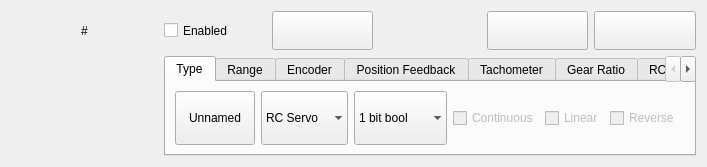
<?xml version="1.0" encoding="UTF-8"?>
<ui version="4.0">
 <class>ArduMYActuatorWidget</class>
 <widget class="QWidget" name="ArduMYActuatorWidget">
  <property name="geometry">
   <rect>
    <x>0</x>
    <y>0</y>
    <width>707</width>
    <height>167</height>
   </rect>
  </property>
  <property name="sizePolicy">
   <sizepolicy hsizetype="Minimum" vsizetype="Minimum">
    <horstretch>0</horstretch>
    <verstretch>0</verstretch>
   </sizepolicy>
  </property>
  <property name="windowTitle">
   <string>Form</string>
  </property>
  <layout class="QGridLayout" name="gridLayout">
   <item row="0" column="0">
    <widget class="QLabel" name="labelID">
     <property name="sizePolicy">
      <sizepolicy hsizetype="Minimum" vsizetype="Minimum">
       <horstretch>0</horstretch>
       <verstretch>0</verstretch>
      </sizepolicy>
     </property>
     <property name="minimumSize">
      <size>
       <width>40</width>
       <height>0</height>
      </size>
     </property>
     <property name="text">
      <string>#</string>
     </property>
     <property name="alignment">
      <set>Qt::AlignCenter</set>
     </property>
    </widget>
   </item>
   <item row="0" column="1">
    <layout class="QHBoxLayout" name="horizontalLayout">
     <item>
      <widget class="QCheckBox" name="checkBoxEnabled">
       <property name="sizePolicy">
        <sizepolicy hsizetype="Minimum" vsizetype="Minimum">
         <horstretch>0</horstretch>
         <verstretch>0</verstretch>
        </sizepolicy>
       </property>
       <property name="text">
        <string>Enabled</string>
       </property>
      </widget>
     </item>
     <item>
      <widget class="QPushButton" name="pushButtonCenter">
       <property name="sizePolicy">
        <sizepolicy hsizetype="Minimum" vsizetype="Minimum">
         <horstretch>0</horstretch>
         <verstretch>0</verstretch>
        </sizepolicy>
       </property>
       <property name="toolTip">
        <string>Center Actuator</string>
       </property>
       <property name="text">
        <string/>
       </property>
       <property name="icon">
        <iconset>
         <normaloff>:/icons/center.svg</normaloff>:/icons/center.svg</iconset>
       </property>
      </widget>
     </item>
     <item>
      <widget class="NumberEntry" name="numberEntryActuatorPosition" native="true">
       <property name="sizePolicy">
        <sizepolicy hsizetype="Minimum" vsizetype="Minimum">
         <horstretch>0</horstretch>
         <verstretch>0</verstretch>
        </sizepolicy>
       </property>
       <property name="minimumSize">
        <size>
         <width>50</width>
         <height>0</height>
        </size>
       </property>
      </widget>
     </item>
     <item>
      <widget class="QPushButton" name="pushButtonConfigure">
       <property name="sizePolicy">
        <sizepolicy hsizetype="Minimum" vsizetype="Minimum">
         <horstretch>0</horstretch>
         <verstretch>0</verstretch>
        </sizepolicy>
       </property>
       <property name="minimumSize">
        <size>
         <width>40</width>
         <height>0</height>
        </size>
       </property>
       <property name="text">
        <string/>
       </property>
       <property name="icon">
        <iconset>
         <normaloff>:/icons/settings.svg</normaloff>:/icons/settings.svg</iconset>
       </property>
       <property name="checkable">
        <bool>true</bool>
       </property>
      </widget>
     </item>
     <item>
      <widget class="QPushButton" name="pushButtonDelete">
       <property name="sizePolicy">
        <sizepolicy hsizetype="Minimum" vsizetype="Minimum">
         <horstretch>0</horstretch>
         <verstretch>0</verstretch>
        </sizepolicy>
       </property>
       <property name="minimumSize">
        <size>
         <width>32</width>
         <height>32</height>
        </size>
       </property>
       <property name="text">
        <string/>
       </property>
       <property name="icon">
        <iconset>
         <normaloff>:/icons/trash.svg</normaloff>:/icons/trash.svg</iconset>
       </property>
      </widget>
     </item>
    </layout>
   </item>
   <item row="1" column="1">
    <widget class="QTabWidget" name="tabWidget">
     <property name="sizePolicy">
      <sizepolicy hsizetype="Minimum" vsizetype="Minimum">
       <horstretch>0</horstretch>
       <verstretch>0</verstretch>
      </sizepolicy>
     </property>
     <property name="currentIndex">
      <number>0</number>
     </property>
     <widget class="QWidget" name="tabType">
      <property name="sizePolicy">
       <sizepolicy hsizetype="Minimum" vsizetype="Minimum">
        <horstretch>0</horstretch>
        <verstretch>0</verstretch>
       </sizepolicy>
      </property>
      <attribute name="title">
       <string>Type</string>
      </attribute>
      <layout class="QGridLayout" name="gridLayout_3">
       <item row="0" column="0">
        <widget class="QPushButton" name="pushButtonName">
         <property name="sizePolicy">
          <sizepolicy hsizetype="Minimum" vsizetype="Minimum">
           <horstretch>0</horstretch>
           <verstretch>0</verstretch>
          </sizepolicy>
         </property>
         <property name="toolTip">
          <string>Click to change the name of this actuator</string>
         </property>
         <property name="text">
          <string>Unnamed</string>
         </property>
        </widget>
       </item>
       <item row="0" column="6">
        <spacer name="horizontalSpacer">
         <property name="sizePolicy">
          <sizepolicy hsizetype="Expanding" vsizetype="Minimum">
           <horstretch>0</horstretch>
           <verstretch>0</verstretch>
          </sizepolicy>
         </property>
         <property name="orientation">
          <enum>Qt::Horizontal</enum>
         </property>
         <property name="sizeType">
          <enum>QSizePolicy::Expanding</enum>
         </property>
         <property name="sizeHint" stdset="0">
          <size>
           <width>5</width>
           <height>5</height>
          </size>
         </property>
        </spacer>
       </item>
       <item row="0" column="1">
        <widget class="QComboBox" name="comboBoxActuatorType">
         <property name="sizePolicy">
          <sizepolicy hsizetype="Minimum" vsizetype="Minimum">
           <horstretch>0</horstretch>
           <verstretch>0</verstretch>
          </sizepolicy>
         </property>
         <property name="frame">
          <bool>false</bool>
         </property>
         <item>
          <property name="text">
           <string>RC Servo</string>
          </property>
          <property name="icon">
           <iconset>
            <normaloff>:/icons/rc_servo.svg</normaloff>:/icons/rc_servo.svg</iconset>
          </property>
         </item>
         <item>
          <property name="text">
           <string>DC Motor</string>
          </property>
          <property name="icon">
           <iconset>
            <normaloff>:/icons/dc_motor.svg</normaloff>:/icons/dc_motor.svg</iconset>
          </property>
         </item>
         <item>
          <property name="text">
           <string>Step Motor</string>
          </property>
          <property name="icon">
           <iconset>
            <normaloff>:/icons/stepper_motor.svg</normaloff>:/icons/stepper_motor.svg</iconset>
          </property>
         </item>
         <item>
          <property name="text">
           <string>Relay</string>
          </property>
          <property name="icon">
           <iconset>
            <normaloff>:/icons/relay.svg</normaloff>:/icons/relay.svg</iconset>
          </property>
         </item>
        </widget>
       </item>
       <item row="0" column="2">
        <widget class="QComboBox" name="comboBoxActuatorRepresentation">
         <property name="sizePolicy">
          <sizepolicy hsizetype="Minimum" vsizetype="Minimum">
           <horstretch>0</horstretch>
           <verstretch>0</verstretch>
          </sizepolicy>
         </property>
         <property name="frame">
          <bool>false</bool>
         </property>
         <item>
          <property name="text">
           <string extracomment="This is analogous to a switch that can be either ON or OFF.">1 bit bool</string>
          </property>
          <property name="icon">
           <iconset>
            <normaloff>:/icons/bit.svg</normaloff>:/icons/bit.svg</iconset>
          </property>
         </item>
         <item>
          <property name="text">
           <string extracomment="This allows lowest level of gradient. Good for multi-state applications (selecting one of several values).">8 bit char</string>
          </property>
          <property name="icon">
           <iconset>
            <normaloff>:/icons/byte.svg</normaloff>:/icons/byte.svg</iconset>
          </property>
         </item>
         <item>
          <property name="text">
           <string extracomment="Great balance between resolution and bandwidth. Recommended for RC servos.">16 bit short</string>
          </property>
          <property name="icon">
           <iconset>
            <normaloff>:/icons/word.svg</normaloff>:/icons/word.svg</iconset>
          </property>
         </item>
         <item>
          <property name="text">
           <string extracomment=" Not recommended unless you really know you need it.">32 bit int</string>
          </property>
          <property name="icon">
           <iconset>
            <normaloff>:/icons/double_word.svg</normaloff>:/icons/double_word.svg</iconset>
          </property>
         </item>
         <item>
          <property name="text">
           <string extracomment="For extreme resolution applications. Not recommended unless you really know you need it.">64 bit int</string>
          </property>
          <property name="icon">
           <iconset>
            <normaloff>:/icons/quad_word.svg</normaloff>:/icons/quad_word.svg</iconset>
          </property>
         </item>
         <item>
          <property name="text">
           <string extracomment="For high resolution and high range application. Not recommended unless you really know you need it.">float</string>
          </property>
          <property name="icon">
           <iconset>
            <normaloff>:/icons/float.svg</normaloff>:/icons/float.svg</iconset>
          </property>
         </item>
         <item>
          <property name="text">
           <string extracomment="For extreme resolution and extreme range. Not recommended unless you really know you need it.">double float</string>
          </property>
          <property name="icon">
           <iconset>
            <normaloff>:/icons/double_float.svg</normaloff>:/icons/double_float.svg</iconset>
          </property>
         </item>
        </widget>
       </item>
       <item row="0" column="3">
        <widget class="QCheckBox" name="checkBoxContinuous">
         <property name="enabled">
          <bool>false</bool>
         </property>
         <property name="sizePolicy">
          <sizepolicy hsizetype="Minimum" vsizetype="Minimum">
           <horstretch>0</horstretch>
           <verstretch>0</verstretch>
          </sizepolicy>
         </property>
         <property name="text">
          <string>Continuous</string>
         </property>
        </widget>
       </item>
       <item row="0" column="4">
        <widget class="QCheckBox" name="checkBoxLinear">
         <property name="enabled">
          <bool>false</bool>
         </property>
         <property name="sizePolicy">
          <sizepolicy hsizetype="Minimum" vsizetype="Minimum">
           <horstretch>0</horstretch>
           <verstretch>0</verstretch>
          </sizepolicy>
         </property>
         <property name="text">
          <string>Linear</string>
         </property>
        </widget>
       </item>
       <item row="0" column="5">
        <widget class="QCheckBox" name="checkBox">
         <property name="enabled">
          <bool>false</bool>
         </property>
         <property name="sizePolicy">
          <sizepolicy hsizetype="Minimum" vsizetype="Minimum">
           <horstretch>0</horstretch>
           <verstretch>0</verstretch>
          </sizepolicy>
         </property>
         <property name="text">
          <string>Reverse</string>
         </property>
         <property name="checkable">
          <bool>true</bool>
         </property>
        </widget>
       </item>
      </layout>
     </widget>
     <widget class="QWidget" name="tabRange">
      <property name="sizePolicy">
       <sizepolicy hsizetype="Minimum" vsizetype="Minimum">
        <horstretch>0</horstretch>
        <verstretch>0</verstretch>
       </sizepolicy>
      </property>
      <attribute name="title">
       <string>Range</string>
      </attribute>
      <layout class="QGridLayout" name="gridLayout_2">
       <item row="0" column="6">
        <widget class="ArduinoPinCombobox" name="comboBoxLimitSwitchStartPin">
         <property name="enabled">
          <bool>true</bool>
         </property>
         <property name="sizePolicy">
          <sizepolicy hsizetype="Minimum" vsizetype="Minimum">
           <horstretch>0</horstretch>
           <verstretch>0</verstretch>
          </sizepolicy>
         </property>
        </widget>
       </item>
       <item row="1" column="5">
        <widget class="QLabel" name="label_7">
         <property name="sizePolicy">
          <sizepolicy hsizetype="Minimum" vsizetype="Minimum">
           <horstretch>0</horstretch>
           <verstretch>0</verstretch>
          </sizepolicy>
         </property>
         <property name="text">
          <string>Pin</string>
         </property>
         <property name="alignment">
          <set>Qt::AlignRight|Qt::AlignTrailing|Qt::AlignVCenter</set>
         </property>
        </widget>
       </item>
       <item row="0" column="2">
        <spacer name="horizontalSpacer_9">
         <property name="sizePolicy">
          <sizepolicy hsizetype="Expanding" vsizetype="Minimum">
           <horstretch>0</horstretch>
           <verstretch>0</verstretch>
          </sizepolicy>
         </property>
         <property name="orientation">
          <enum>Qt::Horizontal</enum>
         </property>
         <property name="sizeType">
          <enum>QSizePolicy::Expanding</enum>
         </property>
         <property name="sizeHint" stdset="0">
          <size>
           <width>5</width>
           <height>5</height>
          </size>
         </property>
        </spacer>
       </item>
       <item row="0" column="4">
        <widget class="QCheckBox" name="checkBoxLimitSwitchStart">
         <property name="enabled">
          <bool>false</bool>
         </property>
         <property name="sizePolicy">
          <sizepolicy hsizetype="Minimum" vsizetype="Minimum">
           <horstretch>0</horstretch>
           <verstretch>0</verstretch>
          </sizepolicy>
         </property>
         <property name="text">
          <string>Start</string>
         </property>
        </widget>
       </item>
       <item row="0" column="3">
        <widget class="QLabel" name="label_17">
         <property name="sizePolicy">
          <sizepolicy hsizetype="Minimum" vsizetype="Minimum">
           <horstretch>0</horstretch>
           <verstretch>0</verstretch>
          </sizepolicy>
         </property>
         <property name="text">
          <string>Limit Switches </string>
         </property>
        </widget>
       </item>
       <item row="0" column="5">
        <widget class="QLabel" name="label_6">
         <property name="sizePolicy">
          <sizepolicy hsizetype="Minimum" vsizetype="Minimum">
           <horstretch>0</horstretch>
           <verstretch>0</verstretch>
          </sizepolicy>
         </property>
         <property name="text">
          <string>Pin</string>
         </property>
         <property name="alignment">
          <set>Qt::AlignRight|Qt::AlignTrailing|Qt::AlignVCenter</set>
         </property>
        </widget>
       </item>
       <item row="0" column="8">
        <spacer name="horizontalSpacer_2">
         <property name="sizePolicy">
          <sizepolicy hsizetype="Expanding" vsizetype="Minimum">
           <horstretch>0</horstretch>
           <verstretch>0</verstretch>
          </sizepolicy>
         </property>
         <property name="orientation">
          <enum>Qt::Horizontal</enum>
         </property>
         <property name="sizeType">
          <enum>QSizePolicy::Expanding</enum>
         </property>
         <property name="sizeHint" stdset="0">
          <size>
           <width>5</width>
           <height>5</height>
          </size>
         </property>
        </spacer>
       </item>
       <item row="0" column="1">
        <widget class="QSpinBox" name="spinBoxLowTrim">
         <property name="sizePolicy">
          <sizepolicy hsizetype="Minimum" vsizetype="Minimum">
           <horstretch>0</horstretch>
           <verstretch>0</verstretch>
          </sizepolicy>
         </property>
         <property name="accelerated">
          <bool>true</bool>
         </property>
         <property name="correctionMode">
          <enum>QAbstractSpinBox::CorrectToNearestValue</enum>
         </property>
         <property name="showGroupSeparator" stdset="0">
          <bool>false</bool>
         </property>
         <property name="suffix">
          <string/>
         </property>
         <property name="minimum">
          <number>-2500</number>
         </property>
         <property name="maximum">
          <number>2500</number>
         </property>
         <property name="singleStep">
          <number>1</number>
         </property>
        </widget>
       </item>
       <item row="1" column="6">
        <widget class="ArduinoPinCombobox" name="comboBoxLimitSwitchEndPin">
         <property name="enabled">
          <bool>false</bool>
         </property>
         <property name="sizePolicy">
          <sizepolicy hsizetype="Minimum" vsizetype="Minimum">
           <horstretch>0</horstretch>
           <verstretch>0</verstretch>
          </sizepolicy>
         </property>
        </widget>
       </item>
       <item row="1" column="1">
        <widget class="QSpinBox" name="spinBoxHighTrim">
         <property name="sizePolicy">
          <sizepolicy hsizetype="Minimum" vsizetype="Minimum">
           <horstretch>0</horstretch>
           <verstretch>0</verstretch>
          </sizepolicy>
         </property>
         <property name="accelerated">
          <bool>true</bool>
         </property>
         <property name="correctionMode">
          <enum>QAbstractSpinBox::CorrectToNearestValue</enum>
         </property>
         <property name="showGroupSeparator" stdset="0">
          <bool>false</bool>
         </property>
         <property name="suffix">
          <string/>
         </property>
         <property name="minimum">
          <number>-2500</number>
         </property>
         <property name="maximum">
          <number>2500</number>
         </property>
         <property name="singleStep">
          <number>1</number>
         </property>
        </widget>
       </item>
       <item row="1" column="0">
        <widget class="QLabel" name="label_9">
         <property name="sizePolicy">
          <sizepolicy hsizetype="Minimum" vsizetype="Minimum">
           <horstretch>0</horstretch>
           <verstretch>0</verstretch>
          </sizepolicy>
         </property>
         <property name="text">
          <string>High</string>
         </property>
         <property name="alignment">
          <set>Qt::AlignRight|Qt::AlignTrailing|Qt::AlignVCenter</set>
         </property>
        </widget>
       </item>
       <item row="0" column="0">
        <widget class="QLabel" name="label_8">
         <property name="sizePolicy">
          <sizepolicy hsizetype="Minimum" vsizetype="Minimum">
           <horstretch>0</horstretch>
           <verstretch>0</verstretch>
          </sizepolicy>
         </property>
         <property name="text">
          <string>Trim Low</string>
         </property>
         <property name="alignment">
          <set>Qt::AlignRight|Qt::AlignTrailing|Qt::AlignVCenter</set>
         </property>
        </widget>
       </item>
       <item row="1" column="4">
        <widget class="QCheckBox" name="checkBoxEnd">
         <property name="enabled">
          <bool>false</bool>
         </property>
         <property name="sizePolicy">
          <sizepolicy hsizetype="Minimum" vsizetype="Minimum">
           <horstretch>0</horstretch>
           <verstretch>0</verstretch>
          </sizepolicy>
         </property>
         <property name="text">
          <string>End</string>
         </property>
        </widget>
       </item>
       <item row="0" column="7">
        <widget class="QLabel" name="labelLimitSwitchStartValue">
         <property name="sizePolicy">
          <sizepolicy hsizetype="Minimum" vsizetype="Minimum">
           <horstretch>0</horstretch>
           <verstretch>0</verstretch>
          </sizepolicy>
         </property>
         <property name="text">
          <string>N/A</string>
         </property>
        </widget>
       </item>
       <item row="1" column="7">
        <widget class="QLabel" name="labelLimitSwitchEndValue">
         <property name="sizePolicy">
          <sizepolicy hsizetype="Minimum" vsizetype="Minimum">
           <horstretch>0</horstretch>
           <verstretch>0</verstretch>
          </sizepolicy>
         </property>
         <property name="text">
          <string>N/A</string>
         </property>
        </widget>
       </item>
      </layout>
     </widget>
     <widget class="QWidget" name="tabEncoder">
      <attribute name="title">
       <string>Encoder</string>
      </attribute>
      <layout class="QGridLayout" name="gridLayout_21">
       <item row="0" column="6">
        <spacer name="horizontalSpacer_15">
         <property name="sizePolicy">
          <sizepolicy hsizetype="Expanding" vsizetype="Minimum">
           <horstretch>0</horstretch>
           <verstretch>0</verstretch>
          </sizepolicy>
         </property>
         <property name="orientation">
          <enum>Qt::Horizontal</enum>
         </property>
         <property name="sizeType">
          <enum>QSizePolicy::Expanding</enum>
         </property>
         <property name="sizeHint" stdset="0">
          <size>
           <width>40</width>
           <height>20</height>
          </size>
         </property>
        </spacer>
       </item>
       <item row="0" column="0">
        <widget class="QCheckBox" name="checkBoxRelativeEncoder">
         <property name="enabled">
          <bool>false</bool>
         </property>
         <property name="sizePolicy">
          <sizepolicy hsizetype="Minimum" vsizetype="Minimum">
           <horstretch>0</horstretch>
           <verstretch>0</verstretch>
          </sizepolicy>
         </property>
         <property name="text">
          <string>Enable</string>
         </property>
        </widget>
       </item>
       <item row="0" column="2">
        <widget class="ArduinoPinCombobox" name="comboBoxRelativeEncoderPinA">
         <property name="enabled">
          <bool>false</bool>
         </property>
         <property name="sizePolicy">
          <sizepolicy hsizetype="Minimum" vsizetype="Minimum">
           <horstretch>0</horstretch>
           <verstretch>0</verstretch>
          </sizepolicy>
         </property>
        </widget>
       </item>
       <item row="0" column="1">
        <widget class="QLabel" name="label_3">
         <property name="sizePolicy">
          <sizepolicy hsizetype="Minimum" vsizetype="Minimum">
           <horstretch>0</horstretch>
           <verstretch>0</verstretch>
          </sizepolicy>
         </property>
         <property name="text">
          <string>Pin A</string>
         </property>
         <property name="alignment">
          <set>Qt::AlignRight|Qt::AlignTrailing|Qt::AlignVCenter</set>
         </property>
        </widget>
       </item>
       <item row="0" column="3">
        <widget class="QLabel" name="label_4">
         <property name="sizePolicy">
          <sizepolicy hsizetype="Minimum" vsizetype="Minimum">
           <horstretch>0</horstretch>
           <verstretch>0</verstretch>
          </sizepolicy>
         </property>
         <property name="text">
          <string>B</string>
         </property>
         <property name="alignment">
          <set>Qt::AlignRight|Qt::AlignTrailing|Qt::AlignVCenter</set>
         </property>
        </widget>
       </item>
       <item row="0" column="4">
        <widget class="ArduinoPinCombobox" name="comboBoxRelativeEncoderPinB">
         <property name="enabled">
          <bool>false</bool>
         </property>
         <property name="sizePolicy">
          <sizepolicy hsizetype="Minimum" vsizetype="Minimum">
           <horstretch>0</horstretch>
           <verstretch>0</verstretch>
          </sizepolicy>
         </property>
        </widget>
       </item>
       <item row="0" column="5">
        <widget class="QLabel" name="labelEncoderValue">
         <property name="sizePolicy">
          <sizepolicy hsizetype="Minimum" vsizetype="Minimum">
           <horstretch>0</horstretch>
           <verstretch>0</verstretch>
          </sizepolicy>
         </property>
         <property name="text">
          <string>N/A</string>
         </property>
        </widget>
       </item>
      </layout>
     </widget>
     <widget class="QWidget" name="tabPositionFeedback">
      <property name="sizePolicy">
       <sizepolicy hsizetype="Minimum" vsizetype="Minimum">
        <horstretch>0</horstretch>
        <verstretch>0</verstretch>
       </sizepolicy>
      </property>
      <attribute name="title">
       <string>Position Feedback</string>
      </attribute>
      <layout class="QGridLayout" name="gridLayout_5">
       <item row="0" column="1">
        <widget class="QLabel" name="label_2">
         <property name="sizePolicy">
          <sizepolicy hsizetype="Minimum" vsizetype="Minimum">
           <horstretch>0</horstretch>
           <verstretch>0</verstretch>
          </sizepolicy>
         </property>
         <property name="text">
          <string>Pin</string>
         </property>
         <property name="alignment">
          <set>Qt::AlignRight|Qt::AlignTrailing|Qt::AlignVCenter</set>
         </property>
        </widget>
       </item>
       <item row="0" column="2">
        <widget class="ArduinoPinCombobox" name="comboBoxPositionFeedbackPin">
         <property name="enabled">
          <bool>false</bool>
         </property>
         <property name="sizePolicy">
          <sizepolicy hsizetype="Minimum" vsizetype="Minimum">
           <horstretch>0</horstretch>
           <verstretch>0</verstretch>
          </sizepolicy>
         </property>
        </widget>
       </item>
       <item row="0" column="5">
        <spacer name="horizontalSpacer_4">
         <property name="sizePolicy">
          <sizepolicy hsizetype="Expanding" vsizetype="Minimum">
           <horstretch>0</horstretch>
           <verstretch>0</verstretch>
          </sizepolicy>
         </property>
         <property name="orientation">
          <enum>Qt::Horizontal</enum>
         </property>
         <property name="sizeType">
          <enum>QSizePolicy::Expanding</enum>
         </property>
         <property name="sizeHint" stdset="0">
          <size>
           <width>5</width>
           <height>5</height>
          </size>
         </property>
        </spacer>
       </item>
       <item row="0" column="0">
        <widget class="QCheckBox" name="checkBoxPositionFeedback">
         <property name="enabled">
          <bool>false</bool>
         </property>
         <property name="sizePolicy">
          <sizepolicy hsizetype="Minimum" vsizetype="Minimum">
           <horstretch>0</horstretch>
           <verstretch>0</verstretch>
          </sizepolicy>
         </property>
         <property name="text">
          <string>Enable</string>
         </property>
        </widget>
       </item>
       <item row="0" column="3">
        <widget class="QLabel" name="labelPositionValue">
         <property name="sizePolicy">
          <sizepolicy hsizetype="Minimum" vsizetype="Minimum">
           <horstretch>0</horstretch>
           <verstretch>0</verstretch>
          </sizepolicy>
         </property>
         <property name="text">
          <string>N/A</string>
         </property>
        </widget>
       </item>
      </layout>
     </widget>
     <widget class="QWidget" name="tabTachometer">
      <attribute name="title">
       <string>Tachometer</string>
      </attribute>
      <layout class="QGridLayout" name="gridLayout_11">
       <item row="0" column="2">
        <widget class="ArduinoPinCombobox" name="comboBoxTachometerPin">
         <property name="enabled">
          <bool>false</bool>
         </property>
         <property name="sizePolicy">
          <sizepolicy hsizetype="Minimum" vsizetype="Minimum">
           <horstretch>0</horstretch>
           <verstretch>0</verstretch>
          </sizepolicy>
         </property>
        </widget>
       </item>
       <item row="0" column="0">
        <widget class="QCheckBox" name="checkBoxTachometer">
         <property name="enabled">
          <bool>false</bool>
         </property>
         <property name="sizePolicy">
          <sizepolicy hsizetype="Minimum" vsizetype="Minimum">
           <horstretch>0</horstretch>
           <verstretch>0</verstretch>
          </sizepolicy>
         </property>
         <property name="text">
          <string>Enable</string>
         </property>
        </widget>
       </item>
       <item row="0" column="1">
        <widget class="QLabel" name="label_5">
         <property name="sizePolicy">
          <sizepolicy hsizetype="Minimum" vsizetype="Minimum">
           <horstretch>0</horstretch>
           <verstretch>0</verstretch>
          </sizepolicy>
         </property>
         <property name="text">
          <string>Pin</string>
         </property>
         <property name="alignment">
          <set>Qt::AlignRight|Qt::AlignTrailing|Qt::AlignVCenter</set>
         </property>
        </widget>
       </item>
       <item row="0" column="4">
        <spacer name="horizontalSpacer_10">
         <property name="sizePolicy">
          <sizepolicy hsizetype="Expanding" vsizetype="Minimum">
           <horstretch>0</horstretch>
           <verstretch>0</verstretch>
          </sizepolicy>
         </property>
         <property name="orientation">
          <enum>Qt::Horizontal</enum>
         </property>
         <property name="sizeType">
          <enum>QSizePolicy::Expanding</enum>
         </property>
         <property name="sizeHint" stdset="0">
          <size>
           <width>5</width>
           <height>5</height>
          </size>
         </property>
        </spacer>
       </item>
       <item row="0" column="3">
        <widget class="QLabel" name="labelTachiometerValue">
         <property name="sizePolicy">
          <sizepolicy hsizetype="Minimum" vsizetype="Minimum">
           <horstretch>0</horstretch>
           <verstretch>0</verstretch>
          </sizepolicy>
         </property>
         <property name="text">
          <string>N/A</string>
         </property>
        </widget>
       </item>
      </layout>
     </widget>
     <widget class="QWidget" name="tabGearRatio">
      <attribute name="title">
       <string>Gear Ratio</string>
      </attribute>
      <layout class="QGridLayout" name="gridLayout_10">
       <item row="0" column="5">
        <spacer name="horizontalSpacer_12">
         <property name="sizePolicy">
          <sizepolicy hsizetype="Expanding" vsizetype="Minimum">
           <horstretch>0</horstretch>
           <verstretch>0</verstretch>
          </sizepolicy>
         </property>
         <property name="orientation">
          <enum>Qt::Horizontal</enum>
         </property>
         <property name="sizeType">
          <enum>QSizePolicy::Expanding</enum>
         </property>
         <property name="sizeHint" stdset="0">
          <size>
           <width>5</width>
           <height>5</height>
          </size>
         </property>
        </spacer>
       </item>
       <item row="0" column="0">
        <widget class="QLabel" name="label_19">
         <property name="sizePolicy">
          <sizepolicy hsizetype="Minimum" vsizetype="Minimum">
           <horstretch>0</horstretch>
           <verstretch>0</verstretch>
          </sizepolicy>
         </property>
         <property name="text">
          <string>Gear Ratio</string>
         </property>
         <property name="alignment">
          <set>Qt::AlignRight|Qt::AlignTrailing|Qt::AlignVCenter</set>
         </property>
        </widget>
       </item>
       <item row="0" column="2">
        <widget class="QLabel" name="label_20">
         <property name="sizePolicy">
          <sizepolicy hsizetype="Minimum" vsizetype="Minimum">
           <horstretch>0</horstretch>
           <verstretch>0</verstretch>
          </sizepolicy>
         </property>
         <property name="text">
          <string>:</string>
         </property>
         <property name="alignment">
          <set>Qt::AlignCenter</set>
         </property>
        </widget>
       </item>
       <item row="0" column="1">
        <widget class="QSpinBox" name="spinBoxGearRatioNominator">
         <property name="sizePolicy">
          <sizepolicy hsizetype="Minimum" vsizetype="Minimum">
           <horstretch>0</horstretch>
           <verstretch>0</verstretch>
          </sizepolicy>
         </property>
         <property name="minimum">
          <number>1</number>
         </property>
         <property name="maximum">
          <number>1000</number>
         </property>
        </widget>
       </item>
       <item row="0" column="3">
        <widget class="QSpinBox" name="spinBoxGearRatioDenominator">
         <property name="sizePolicy">
          <sizepolicy hsizetype="Minimum" vsizetype="Minimum">
           <horstretch>0</horstretch>
           <verstretch>0</verstretch>
          </sizepolicy>
         </property>
         <property name="minimum">
          <number>1</number>
         </property>
         <property name="maximum">
          <number>1000</number>
         </property>
        </widget>
       </item>
       <item row="0" column="4">
        <widget class="QPushButton" name="pushButtonResetGearRatio">
         <property name="sizePolicy">
          <sizepolicy hsizetype="Minimum" vsizetype="Minimum">
           <horstretch>0</horstretch>
           <verstretch>0</verstretch>
          </sizepolicy>
         </property>
         <property name="text">
          <string>Reset to 1:1</string>
         </property>
        </widget>
       </item>
      </layout>
     </widget>
     <widget class="QWidget" name="tabRCServo">
      <attribute name="title">
       <string>RC Servo</string>
      </attribute>
      <layout class="QGridLayout" name="gridLayout_6">
       <item row="0" column="1">
        <widget class="ArduinoPinCombobox" name="comboBoxRCInterfacePin">
         <property name="enabled">
          <bool>true</bool>
         </property>
         <property name="sizePolicy">
          <sizepolicy hsizetype="Minimum" vsizetype="Minimum">
           <horstretch>0</horstretch>
           <verstretch>0</verstretch>
          </sizepolicy>
         </property>
        </widget>
       </item>
       <item row="0" column="0">
        <widget class="QLabel" name="label">
         <property name="sizePolicy">
          <sizepolicy hsizetype="Minimum" vsizetype="Minimum">
           <horstretch>0</horstretch>
           <verstretch>0</verstretch>
          </sizepolicy>
         </property>
         <property name="text">
          <string>RC PWM Pin</string>
         </property>
         <property name="alignment">
          <set>Qt::AlignRight|Qt::AlignTrailing|Qt::AlignVCenter</set>
         </property>
        </widget>
       </item>
       <item row="0" column="2">
        <spacer name="horizontalSpacer_5">
         <property name="sizePolicy">
          <sizepolicy hsizetype="Expanding" vsizetype="Minimum">
           <horstretch>0</horstretch>
           <verstretch>0</verstretch>
          </sizepolicy>
         </property>
         <property name="orientation">
          <enum>Qt::Horizontal</enum>
         </property>
         <property name="sizeType">
          <enum>QSizePolicy::Expanding</enum>
         </property>
         <property name="sizeHint" stdset="0">
          <size>
           <width>5</width>
           <height>5</height>
          </size>
         </property>
        </spacer>
       </item>
      </layout>
     </widget>
     <widget class="QWidget" name="tabDCMotor">
      <attribute name="title">
       <string>DC Motor</string>
      </attribute>
      <layout class="QGridLayout" name="gridLayout_7">
       <item row="3" column="3">
        <widget class="ArduinoPinCombobox" name="comboBoxRCInterfacePin_6">
         <property name="enabled">
          <bool>true</bool>
         </property>
         <property name="sizePolicy">
          <sizepolicy hsizetype="Minimum" vsizetype="Minimum">
           <horstretch>0</horstretch>
           <verstretch>0</verstretch>
          </sizepolicy>
         </property>
        </widget>
       </item>
       <item row="0" column="3">
        <widget class="ArduinoPinCombobox" name="comboBoxRCInterfacePin_4">
         <property name="enabled">
          <bool>true</bool>
         </property>
         <property name="sizePolicy">
          <sizepolicy hsizetype="Minimum" vsizetype="Minimum">
           <horstretch>0</horstretch>
           <verstretch>0</verstretch>
          </sizepolicy>
         </property>
        </widget>
       </item>
       <item row="0" column="1">
        <widget class="ArduinoPinCombobox" name="comboBoxRCInterfacePin_3">
         <property name="enabled">
          <bool>true</bool>
         </property>
         <property name="sizePolicy">
          <sizepolicy hsizetype="Minimum" vsizetype="Minimum">
           <horstretch>0</horstretch>
           <verstretch>0</verstretch>
          </sizepolicy>
         </property>
        </widget>
       </item>
       <item row="0" column="0">
        <widget class="QLabel" name="label_11">
         <property name="sizePolicy">
          <sizepolicy hsizetype="Minimum" vsizetype="Minimum">
           <horstretch>0</horstretch>
           <verstretch>0</verstretch>
          </sizepolicy>
         </property>
         <property name="text">
          <string>H-Bridge Pin 1</string>
         </property>
         <property name="alignment">
          <set>Qt::AlignRight|Qt::AlignTrailing|Qt::AlignVCenter</set>
         </property>
        </widget>
       </item>
       <item row="3" column="2">
        <widget class="QLabel" name="label_13">
         <property name="sizePolicy">
          <sizepolicy hsizetype="Minimum" vsizetype="Minimum">
           <horstretch>0</horstretch>
           <verstretch>0</verstretch>
          </sizepolicy>
         </property>
         <property name="text">
          <string>Pin 4</string>
         </property>
         <property name="alignment">
          <set>Qt::AlignRight|Qt::AlignTrailing|Qt::AlignVCenter</set>
         </property>
        </widget>
       </item>
       <item row="3" column="0">
        <widget class="QLabel" name="label_14">
         <property name="sizePolicy">
          <sizepolicy hsizetype="Minimum" vsizetype="Minimum">
           <horstretch>0</horstretch>
           <verstretch>0</verstretch>
          </sizepolicy>
         </property>
         <property name="text">
          <string>Pin 2</string>
         </property>
         <property name="alignment">
          <set>Qt::AlignRight|Qt::AlignTrailing|Qt::AlignVCenter</set>
         </property>
        </widget>
       </item>
       <item row="3" column="1">
        <widget class="ArduinoPinCombobox" name="comboBoxRCInterfacePin_5">
         <property name="enabled">
          <bool>true</bool>
         </property>
         <property name="sizePolicy">
          <sizepolicy hsizetype="Minimum" vsizetype="Minimum">
           <horstretch>0</horstretch>
           <verstretch>0</verstretch>
          </sizepolicy>
         </property>
        </widget>
       </item>
       <item row="0" column="2">
        <widget class="QLabel" name="label_12">
         <property name="sizePolicy">
          <sizepolicy hsizetype="Minimum" vsizetype="Minimum">
           <horstretch>0</horstretch>
           <verstretch>0</verstretch>
          </sizepolicy>
         </property>
         <property name="text">
          <string>Pin 3</string>
         </property>
         <property name="alignment">
          <set>Qt::AlignRight|Qt::AlignTrailing|Qt::AlignVCenter</set>
         </property>
        </widget>
       </item>
       <item row="0" column="4">
        <spacer name="horizontalSpacer_6">
         <property name="sizePolicy">
          <sizepolicy hsizetype="Expanding" vsizetype="Minimum">
           <horstretch>0</horstretch>
           <verstretch>0</verstretch>
          </sizepolicy>
         </property>
         <property name="orientation">
          <enum>Qt::Horizontal</enum>
         </property>
         <property name="sizeType">
          <enum>QSizePolicy::Expanding</enum>
         </property>
         <property name="sizeHint" stdset="0">
          <size>
           <width>5</width>
           <height>5</height>
          </size>
         </property>
        </spacer>
       </item>
      </layout>
     </widget>
     <widget class="QWidget" name="tabStepMotor">
      <attribute name="title">
       <string>Step Motor</string>
      </attribute>
      <layout class="QGridLayout" name="gridLayout_9">
       <item row="0" column="4">
        <widget class="QPushButton" name="pushButtonStepUp">
         <property name="sizePolicy">
          <sizepolicy hsizetype="Minimum" vsizetype="Minimum">
           <horstretch>0</horstretch>
           <verstretch>0</verstretch>
          </sizepolicy>
         </property>
         <property name="toolTip">
          <string>Press and hold this button to send a test signal to selected pin</string>
         </property>
         <property name="text">
          <string>Step Up</string>
         </property>
        </widget>
       </item>
       <item row="0" column="5">
        <widget class="QPushButton" name="pushButtonStepDown">
         <property name="sizePolicy">
          <sizepolicy hsizetype="Minimum" vsizetype="Minimum">
           <horstretch>0</horstretch>
           <verstretch>0</verstretch>
          </sizepolicy>
         </property>
         <property name="toolTip">
          <string>Press and hold this button to send a test signal to selected pin</string>
         </property>
         <property name="text">
          <string>Step Down</string>
         </property>
        </widget>
       </item>
       <item row="0" column="6">
        <spacer name="horizontalSpacer_7">
         <property name="sizePolicy">
          <sizepolicy hsizetype="Expanding" vsizetype="Minimum">
           <horstretch>0</horstretch>
           <verstretch>0</verstretch>
          </sizepolicy>
         </property>
         <property name="orientation">
          <enum>Qt::Horizontal</enum>
         </property>
         <property name="sizeType">
          <enum>QSizePolicy::Expanding</enum>
         </property>
         <property name="sizeHint" stdset="0">
          <size>
           <width>5</width>
           <height>5</height>
          </size>
         </property>
        </spacer>
       </item>
       <item row="0" column="1">
        <widget class="ArduinoPinCombobox" name="comboBoxRCInterfacePin_7">
         <property name="enabled">
          <bool>true</bool>
         </property>
         <property name="sizePolicy">
          <sizepolicy hsizetype="Minimum" vsizetype="Minimum">
           <horstretch>0</horstretch>
           <verstretch>0</verstretch>
          </sizepolicy>
         </property>
        </widget>
       </item>
       <item row="0" column="0">
        <widget class="QLabel" name="label_15">
         <property name="sizePolicy">
          <sizepolicy hsizetype="Minimum" vsizetype="Minimum">
           <horstretch>0</horstretch>
           <verstretch>0</verstretch>
          </sizepolicy>
         </property>
         <property name="text">
          <string>Direction Pin</string>
         </property>
         <property name="alignment">
          <set>Qt::AlignRight|Qt::AlignTrailing|Qt::AlignVCenter</set>
         </property>
        </widget>
       </item>
       <item row="1" column="0">
        <widget class="QLabel" name="label_16">
         <property name="sizePolicy">
          <sizepolicy hsizetype="Minimum" vsizetype="Minimum">
           <horstretch>0</horstretch>
           <verstretch>0</verstretch>
          </sizepolicy>
         </property>
         <property name="text">
          <string>Step Pulse Pin</string>
         </property>
         <property name="alignment">
          <set>Qt::AlignRight|Qt::AlignTrailing|Qt::AlignVCenter</set>
         </property>
        </widget>
       </item>
       <item row="1" column="1">
        <widget class="ArduinoPinCombobox" name="comboBoxRCInterfacePin_8">
         <property name="enabled">
          <bool>true</bool>
         </property>
         <property name="sizePolicy">
          <sizepolicy hsizetype="Minimum" vsizetype="Minimum">
           <horstretch>0</horstretch>
           <verstretch>0</verstretch>
          </sizepolicy>
         </property>
        </widget>
       </item>
      </layout>
     </widget>
     <widget class="QWidget" name="tabRelaySwitch">
      <attribute name="title">
       <string>Relay</string>
      </attribute>
      <layout class="QGridLayout" name="gridLayout_8">
       <item row="0" column="0">
        <widget class="QLabel" name="label_10">
         <property name="sizePolicy">
          <sizepolicy hsizetype="Minimum" vsizetype="Minimum">
           <horstretch>0</horstretch>
           <verstretch>0</verstretch>
          </sizepolicy>
         </property>
         <property name="text">
          <string>Relay Pin</string>
         </property>
         <property name="alignment">
          <set>Qt::AlignRight|Qt::AlignTrailing|Qt::AlignVCenter</set>
         </property>
        </widget>
       </item>
       <item row="0" column="1">
        <widget class="ArduinoPinCombobox" name="comboBoxRCInterfacePin_2">
         <property name="enabled">
          <bool>true</bool>
         </property>
         <property name="sizePolicy">
          <sizepolicy hsizetype="Minimum" vsizetype="Minimum">
           <horstretch>0</horstretch>
           <verstretch>0</verstretch>
          </sizepolicy>
         </property>
        </widget>
       </item>
       <item row="0" column="2">
        <widget class="QCheckBox" name="checkBoxTachometer_2">
         <property name="enabled">
          <bool>false</bool>
         </property>
         <property name="sizePolicy">
          <sizepolicy hsizetype="Minimum" vsizetype="Minimum">
           <horstretch>0</horstretch>
           <verstretch>0</verstretch>
          </sizepolicy>
         </property>
         <property name="text">
          <string>Normally Open</string>
         </property>
        </widget>
       </item>
       <item row="0" column="3">
        <widget class="QPushButton" name="pushButton">
         <property name="sizePolicy">
          <sizepolicy hsizetype="Minimum" vsizetype="Minimum">
           <horstretch>0</horstretch>
           <verstretch>0</verstretch>
          </sizepolicy>
         </property>
         <property name="toolTip">
          <string>Press and hold this button to send a test signal to selected pin</string>
         </property>
         <property name="text">
          <string>Test</string>
         </property>
        </widget>
       </item>
       <item row="0" column="4">
        <spacer name="horizontalSpacer_8">
         <property name="sizePolicy">
          <sizepolicy hsizetype="Expanding" vsizetype="Minimum">
           <horstretch>0</horstretch>
           <verstretch>0</verstretch>
          </sizepolicy>
         </property>
         <property name="orientation">
          <enum>Qt::Horizontal</enum>
         </property>
         <property name="sizeType">
          <enum>QSizePolicy::Expanding</enum>
         </property>
         <property name="sizeHint" stdset="0">
          <size>
           <width>5</width>
           <height>5</height>
          </size>
         </property>
        </spacer>
       </item>
      </layout>
     </widget>
    </widget>
   </item>
  </layout>
 </widget>
 <customwidgets>
  <customwidget>
   <class>NumberEntry</class>
   <extends>QWidget</extends>
   <header location="global">widgets/NumberEntry.hpp</header>
   <container>1</container>
  </customwidget>
  <customwidget>
   <class>ArduinoPinCombobox</class>
   <extends>QComboBox</extends>
   <header location="global">widgets/ardumy/arduino/ArduinoPinCombobox.hpp</header>
  </customwidget>
 </customwidgets>
 <resources/>
 <connections/>
</ui>
